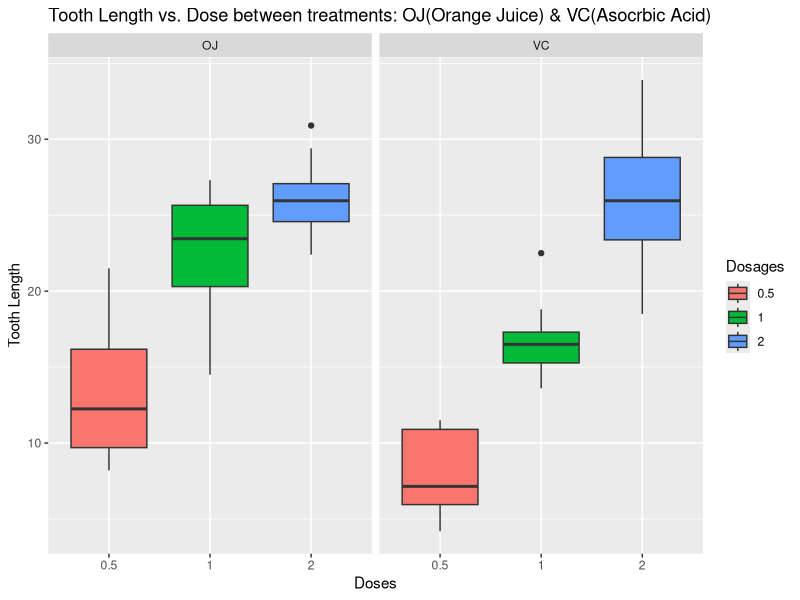

Generate this figure with R:
## ---- chunk 1
data(ToothGrowth)

library(ggplot2)

ggplot(ToothGrowth, aes(x = factor(dose), y = len, fill = factor(dose))) +
       geom_boxplot() +
       facet_grid(.~supp) +
       labs(title = "Tooth Length vs. Dose between treatments: OJ(Orange Juice) & VC(Asocrbic Acid)",
       x = "Doses", y = "Tooth Length") +
       scale_fill_discrete(name="Dosages")
## ---- chunk 2
ac = ToothGrowth$len[ToothGrowth$supp == 'VC' & ToothGrowth$dose == 0.5]
oj = ToothGrowth$len[ToothGrowth$supp == 'OJ' & ToothGrowth$dose == 0.5]

t.test(ac,oj)
## ---- chunk 3
ac = ToothGrowth$len[ToothGrowth$supp == 'VC' & ToothGrowth$dose == 1.0]
oj = ToothGrowth$len[ToothGrowth$supp == 'OJ' & ToothGrowth$dose == 1.0]

t.test(ac,oj)
## ---- chunk 4
ac = ToothGrowth$len[ToothGrowth$supp == 'VC' & ToothGrowth$dose == 2.0]
oj = ToothGrowth$len[ToothGrowth$supp == 'OJ' & ToothGrowth$dose == 2.0]

t.test(ac,oj)
